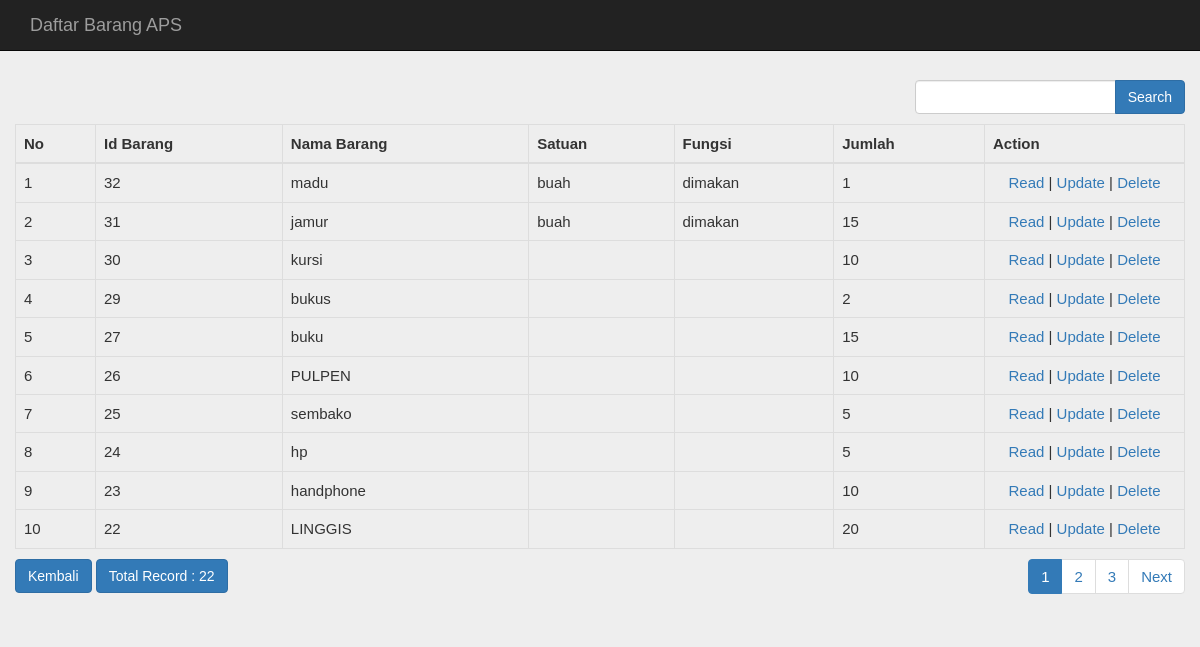
The app's page /index.php/barang/daftar_barang, older data.
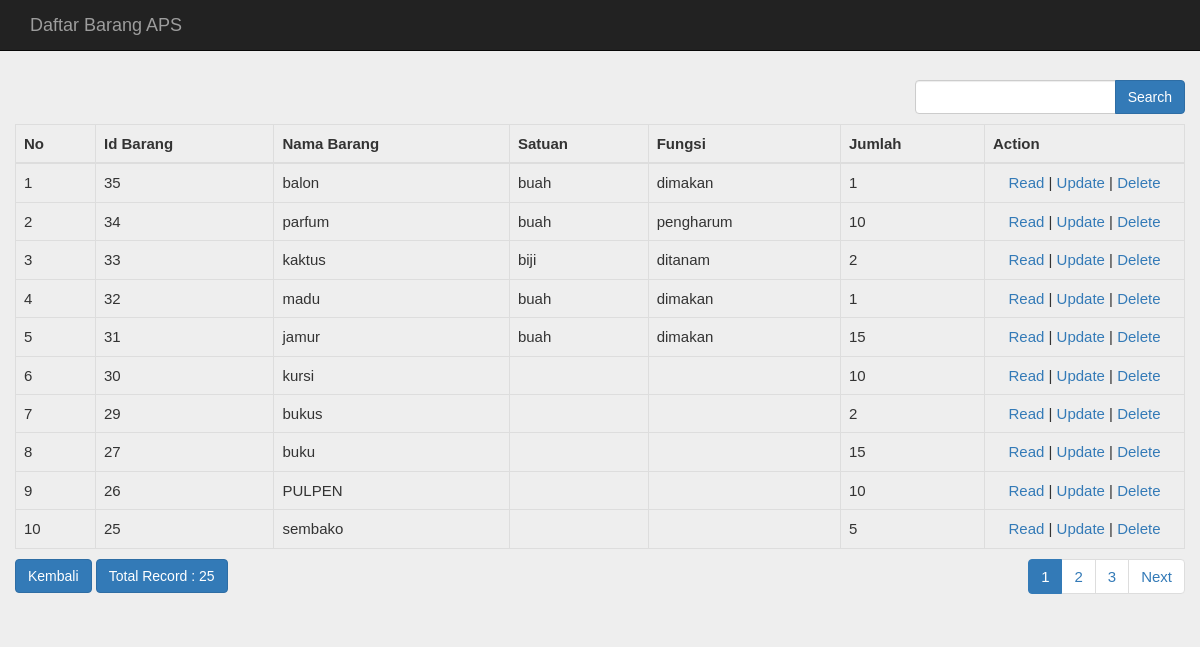
The same page, newer data.
### tables this page shows
CREATE TABLE `barang` (
  `id_barang` int(10) NOT NULL,
  `nama_barang` varchar(50) NOT NULL,
  `id_kategori` int(10) NOT NULL,
  `tgl_masuk` datetime NOT NULL,
  `pengirim` varchar(50) NOT NULL,
  `id_lokasi` int(10) NOT NULL,
  `barcode` varchar(100) NOT NULL,
  `qr` varchar(100) NOT NULL,
  `stok` int(100) DEFAULT NULL,
  `satuan` varchar(100) NOT NULL,
  `fungsi` varchar(100) NOT NULL,
  `pengambil` varchar(50) NOT NULL,
  `kirim` varchar(100) NOT NULL
);

### application/controllers/Barang.php (called while the page is built, shortened)
<?php
class Barang extends CI_Controller
{
    function __construct()
    {
        $this->load->model('Barang_model');
        $this->load->model('admin');
        $this->load->library('form_validation');
        $this->load->helper('url');
    }
    public function daftar_barang(){
        $q = urldecode($this->input->get('q', TRUE));
        $start = intval($this->input->get('start'));
        if ($q <> '') {
            $config['base_url'] = base_url() . 'barang/index.html?q=' . urlencode($q);
            $config['first_url'] = base_url() . 'barang/index.html?q=' . urlencode($q);
        } else {
            $config['base_url'] = base_url() . 'barang/index.html';
            $config['first_url'] = base_url() . 'barang/index.html';
        }
        $config['per_page'] = 10;
        $config['page_query_string'] = TRUE;
        $config['total_rows'] = $this->Barang_model->total_rows($q);
        $barang = $this->Barang_model->get_limit_data($config['per_page'], $start, $q);
        $this->load->library('pagination');
        $this->pagination->initialize($config);
        $data = array(
            'barang_data' => $barang,
            'q' => $q,
            'pagination' => $this->pagination->create_links(),
            'total_rows' => $config['total_rows'],
            'start' => $start,
        );
        $this->load->view('barang/daftar_barang',$data);
    }
}

### index.php (called while the page is built, shortened)
<?php
require_once BASEPATH.'core/CodeIgniter.php';

### application/config/config.php (called while the page is built, shortened)
<?php
$config['base_url'] = 'http://localhost/project2/';
$config['index_page'] = '';
$config['uri_protocol']	= 'REQUEST_URI';
$config['url_suffix'] = '';
$config['language']	= 'english';
$config['charset'] = 'UTF-8';
$config['enable_hooks'] = FALSE;
$config['subclass_prefix'] = 'MY_';
$config['composer_autoload'] = FALSE;
$config['permitted_uri_chars'] = 'a-z 0-9~%.:_\-';
$config['enable_query_strings'] = FALSE;
$config['controller_trigger'] = 'c';
$config['function_trigger'] = 'm';
$config['directory_trigger'] = 'd';
$config['allow_get_array'] = TRUE;
$config['log_threshold'] = 0;
$config['log_path'] = '';
$config['log_file_extension'] = '';
$config['log_file_permissions'] = 0644;
$config['log_date_format'] = 'Y-m-d H:i:s';
$config['error_views_path'] = '';
$config['cache_path'] = '';
$config['cache_query_string'] = FALSE;
$config['encryption_key'] = '';
$config['sess_driver'] = 'files';
$config['sess_cookie_name'] = 'ci_session';
$config['sess_expiration'] = 7200;
$config['sess_save_path'] = NULL;
$config['sess_match_ip'] = FALSE;
$config['sess_time_to_update'] = 300;
$config['sess_regenerate_destroy'] = FALSE;
$config['cookie_prefix']	= '';
$config['cookie_domain']	= '';
$config['cookie_path']		= '/';
$config['cookie_secure']	= FALSE;
$config['cookie_httponly'] 	= FALSE;
$config['standardize_newlines'] = FALSE;
$config['global_xss_filtering'] = FALSE;
$config['csrf_protection'] = FALSE;
$config['csrf_token_name'] = 'csrf_test_name';
$config['csrf_cookie_name'] = 'csrf_cookie_name';
$config['csrf_expire'] = 7200;
$config['csrf_regenerate'] = TRUE;
$config['csrf_exclude_uris'] = array();
$config['compress_output'] = FALSE;
$config['time_reference'] = 'local';
$config['rewrite_short_tags'] = FALSE;
$config['proxy_ips'] = '';

### application/models/Barang_model.php (called while the page is built, shortened)
<?php
class Barang_model extends CI_Model
{
    public $table = 'barang';
    public $id = 'id_barang';
    public $order = 'DESC';
    function total_rows($q = NULL) {
        $this->db->like('id_barang', $q);
	$this->db->or_like('nama_barang', $q);
	$this->db->or_like('id_kategori', $q);
	$this->db->or_like('tgl_masuk', $q);
	$this->db->or_like('pengirim', $q);
	$this->db->or_like('id_lokasi', $q);
	$this->db->or_like('barcode', $q);
	$this->db->or_like('qr', $q);
    $this->db->or_like('stok', $q);
    $this->db->or_like('satuan', $q);
    $this->db->or_like('fungsi', $q);
    $this->db->or_like('pengambil', $q);
    $this->db->or_like('kirim', $q);
	$this->db->from($this->table);
        return $this->db->count_all_results();
    }
    function get_limit_data($limit, $start = 0, $q = NULL) {
        $this->db->order_by($this->id, $this->order);
        $this->db->like('id_barang', $q);
	$this->db->or_like('nama_barang', $q);
	$this->db->or_like('id_kategori', $q);
	$this->db->or_like('tgl_masuk', $q);
	$this->db->or_like('pengirim', $q);
	$this->db->or_like('id_lokasi', $q);
	$this->db->or_like('barcode', $q);
	$this->db->or_like('qr', $q);
    $this->db->or_like('stok', $q);
    $this->db->or_like('satuan', $q);
    $this->db->or_like('fungsi', $q);
    $this->db->or_like('pengambil', $q);
    $this->db->or_like('kirim', $q);
	$this->db->limit($limit, $start);
        return $this->db->get($this->table)->result();
    }
}

### application/views/barang/daftar_barang.php (the view, shortened to what the changed rows need)
<!doctype html>
<html>
    <head>
        <link rel="stylesheet" href="<?php echo base_url('assets/bootstrap/css/bootstrap.min.css') ?>"/>
        <link rel="stylesheet" type="text/css" href="https://maxcdn.bootstrapcdn.com/bootstrap/3.3.7/css/bootstrap.min.css">
        <link rel="stylesheet" type="text/css" href="https://maxcdn.bootstrapcdn.com/font-awesome/4.7.0/css/font-awesome.min.css">
        <link rel="stylesheet" type="text/css" href="style.css">
    </head>
    <body>
        <div class="container" style="margin-top: 80px">
        <div class="row">
        <table class="table table-bordered" style="margin-bottom: 10px">
            <thead>
            <tr>
                <th>No</th>
                <th>Id Barang</th>
        		<th>Nama Barang</th>
        		<th>Satuan</th>
        		<th>Fungsi</th>
                <th>Jumlah</th>
        		<th>Action</th>
            </tr>
            </thead><?php
            foreach ($barang_data as $barang)
            {
                ?>
                <tr>
			<td width="80px"><?php echo ++$start ?></td>
			<td><?php echo $barang->id_barang ?></td>
            <td><?php echo $barang->nama_barang ?></td>
			<td><?php echo $barang->satuan ?></td>
			<td><?php echo $barang->fungsi ?></td>
            <td><?php echo $barang->stok ?></td>
			<td style="text-align:center" width="200px">
				<?php
				echo anchor(site_url('barang/read/'.$barang->id_barang),'Read');
				echo ' | ';
				echo anchor(site_url('barang/update/'.$barang->id_barang),'Update');
				echo ' | ';
				echo anchor(site_url('barang/delete/'.$barang->id_barang),'Delete','onclick="javasciprt: return confirm(\'Are You Sure ?\')"');
				?>
			</td>
		</tr>
                <?php
            }
            ?>
        </table>
        <div class="row">
            <div class="col-md-6">
                <a class="btn btn-primary" href="<?php echo base_url('Barang/index') ?>">Kembali</a>
                <a href="#" class="btn btn-primary">Total Record : <?php echo $total_rows ?></a>
	    </div>
        </div>
    </body>
</html>

Row changes from the older to the newer data that the page shows:
no longer on this page (row edited): barang: id_barang "24", nama_barang "hp", stok "5", id_barang "Read", id_barang "Update", id_barang "Delete"
no longer on this page (row edited): barang: id_barang "23", nama_barang "handphone", stok "10", id_barang "Read", id_barang "Update", id_barang "Delete"
no longer on this page (row edited): barang: id_barang "22", nama_barang "LINGGIS", stok "20", id_barang "Read", id_barang "Update", id_barang "Delete"
added barang: id_barang "35", nama_barang "balon", satuan "buah", fungsi "dimakan", stok "1", id_barang "Read", id_barang "Update", id_barang "Delete"
added barang: id_barang "34", nama_barang "parfum", satuan "buah", fungsi "pengharum", stok "10", id_barang "Read", id_barang "Update", id_barang "Delete"
added barang: id_barang "33", nama_barang "kaktus", satuan "biji", fungsi "ditanam", stok "2", id_barang "Read", id_barang "Update", id_barang "Delete"
Text that changed along with them:
$total_rows: "22" → "25"
